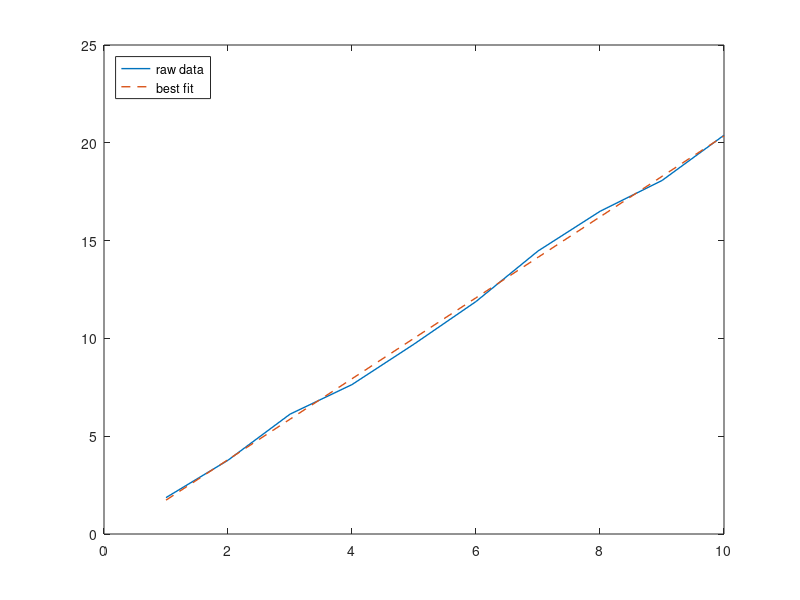

MATLAB code for this plot:
x = 1:10;
y = 2*x + rand(1,10) - 0.5;
p = polyfit(x,y,1);
y2 = polyval(p,x);
plot(x,y,'LineWidth',1);
hold on;
plot(x,y2,'--','LineWidth',1);
hold off;
legend('raw data', 'best fit','Location','northwest');